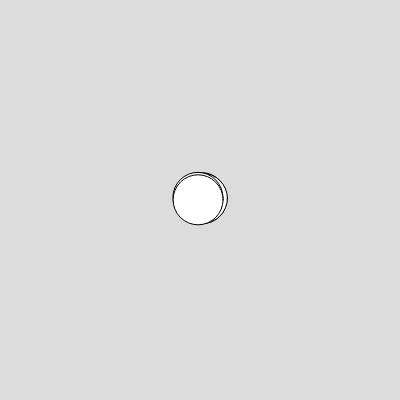
Frame 1 (no input)
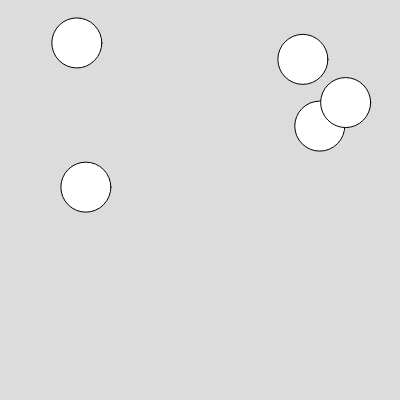
Frame 60 (no input)
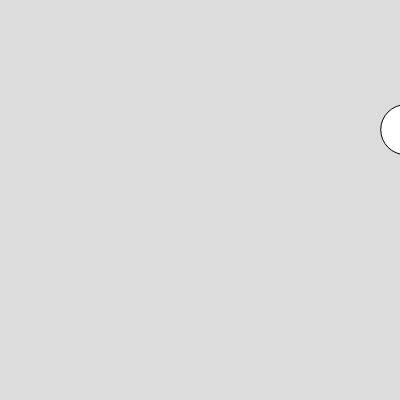
Frame 120 (the mouse pressed at the canvas centre since frame 60)

The p5.js sketch that drew these frames (run headless with seeded random() and noise() and a simulated clock; from frame 60 on, the mouse is pressed at the canvas centre):

// p5.js sketch
// ── sketch.js
let bouncers=[];

let x=200;
let y=200;
let xspeed;
let yspeed;
class Bouncer 
{
constructor()
{

this.x = width/2;
this.y = height/2;
this.xspeed = random(-4,4);
this.yspeed = random(-4,4);
}

update()
{
  if(this.x<25 | this.x >375)
  {
    this.xpeed = -this.xspeed;
  }
if(this.y<25 | this.y >375)
{
  this.yspeed = -this.yspeed;
}

this.x += this.xspeed;
this.y += this.yspeed;

circle(this.x,this.y, 50);

}

}


function setup() {
  createCanvas(400, 400);

for (let b=0; b<5; b++)
{
  bouncers.push(new Bouncer());
}

}






function draw() {
  background(220);

for(let r=0; r<bouncers.length; r++)
{
  bouncers[r].update();
}






}
